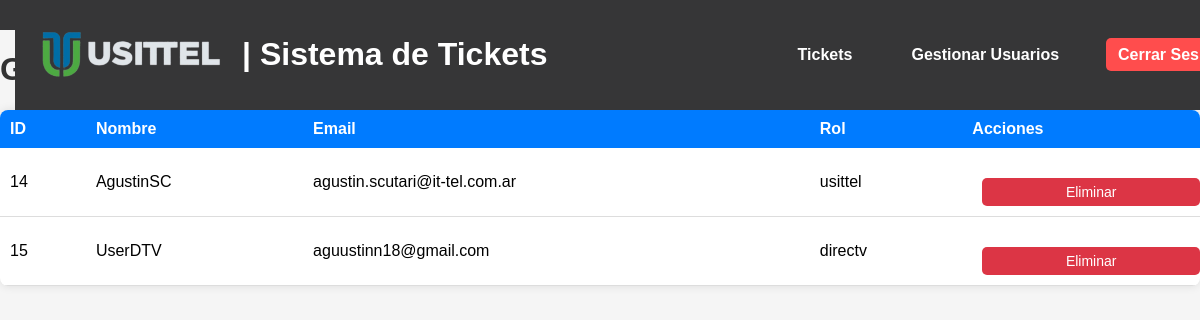
/users (signed in), run on an earlier commit of the app's database.
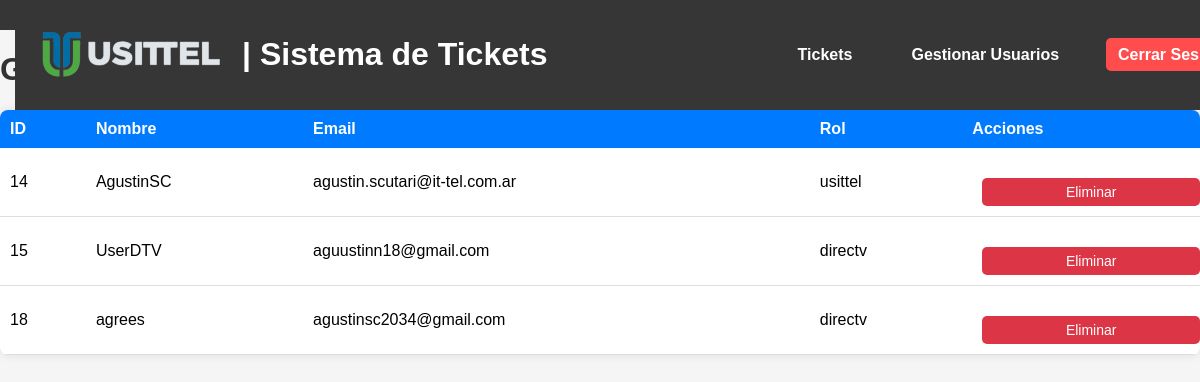
And on a later commit of the database.
### tables this page shows
CREATE TABLE "users" (
    id INTEGER PRIMARY KEY AUTOINCREMENT,
    username TEXT UNIQUE NOT NULL,
    password TEXT NOT NULL,
    email TEXT UNIQUE NOT NULL,
    role TEXT NOT NULL
);

### app.py (the view)
@app.route('/users')
@login_required
def users():
    if current_user.role != 'usittel':
        flash("Acceso denegado.", "error")
        return redirect(url_for('tickets'))
    conn = get_db_connection()
    users = conn.execute('SELECT id, username, email, role FROM users').fetchall()
    conn.close()
    return render_template('users.html', users=users)

### app.py (called while the page is built)
def get_db_connection():
    conn = sqlite3.connect('database.db', timeout=10)  # Espera hasta 10 segundos si la base de datos está bloqueada
    conn.row_factory = sqlite3.Row
    return conn

@login_manager.user_loader
def load_user(user_id):
    conn = get_db_connection()
    user = conn.execute('SELECT * FROM users WHERE id = ?', (user_id,)).fetchone()
    conn.close()
    if user:
        return User(id=user['id'], username=user['username'], role=user['role'])
    return None

### templates/users.html (shortened to what this page needs)
{% extends "base.html" %}
{% block content %}
<h1>Gestión de Usuarios</h1>
<table>
    <thead>
        <tr>
            <th>ID</th>
            <th>Nombre</th>
            <th>Email</th>
            <th>Rol</th>
            <th>Acciones</th>
        </tr>
    </thead>
    <tbody>
        {% for user in users %}
        <tr>
            <td>{{ user['id'] }}</td>
            <td>{{ user['username'] }}</td>
            <td>{{ user['email'] }}</td>
            <td>{{ user['role'] }}</td>
            <td>
                <form action="{{ url_for('delete_user', id=user['id']) }}" method="POST">
                    <button type="button" class="btn btn-delete confirm-delete-user">Eliminar</button>
                </form>
            </td>
        </tr>
        {% endfor %}
    </tbody>
</table>
{% endblock %}

What changed in the data, as far as the page shows it:
added users: id "18", username "agrees", email "agustinsc2034@gmail.com", role "directv"
